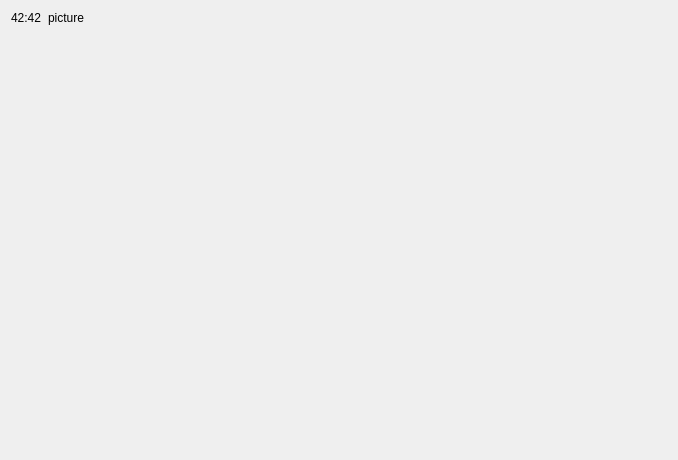
<?xml version="1.0" encoding="UTF-8"?>
<ui version="4.0">
 <class>MainWindow</class>
 <widget class="QMainWindow" name="MainWindow">
  <property name="geometry">
   <rect>
    <x>0</x>
    <y>0</y>
    <width>678</width>
    <height>460</height>
   </rect>
  </property>
  <property name="windowTitle">
   <string>MainWindow</string>
  </property>
  <widget class="QWidget" name="centralWidget">
   <layout class="QHBoxLayout" name="horizontalLayout">
    <item>
     <layout class="QVBoxLayout" name="verticalLayout">
      <item>
       <layout class="QGridLayout" name="gridLayoutTime">
        <item row="0" column="0">
         <widget class="QLabel" name="labelTime">
          <property name="text">
           <string>42:42</string>
          </property>
         </widget>
        </item>
       </layout>
      </item>
      <item>
       <layout class="QGridLayout" name="gridLayoutWeather"/>
      </item>
      <item>
       <spacer name="verticalSpacer_2">
        <property name="orientation">
         <enum>Qt::Vertical</enum>
        </property>
        <property name="sizeHint" stdset="0">
         <size>
          <width>20</width>
          <height>40</height>
         </size>
        </property>
       </spacer>
      </item>
      <item>
       <layout class="QGridLayout" name="gridLayoutNews"/>
      </item>
      <item>
       <spacer name="verticalSpacer">
        <property name="orientation">
         <enum>Qt::Vertical</enum>
        </property>
        <property name="sizeHint" stdset="0">
         <size>
          <width>20</width>
          <height>40</height>
         </size>
        </property>
       </spacer>
      </item>
     </layout>
    </item>
    <item>
     <layout class="QVBoxLayout" name="verticalLayoutPictures">
      <item>
       <widget class="QLabel" name="labelPicture">
        <property name="text">
         <string>picture</string>
        </property>
       </widget>
      </item>
      <item>
       <spacer name="verticalSpacer_3">
        <property name="orientation">
         <enum>Qt::Vertical</enum>
        </property>
        <property name="sizeHint" stdset="0">
         <size>
          <width>20</width>
          <height>40</height>
         </size>
        </property>
       </spacer>
      </item>
     </layout>
    </item>
    <item>
     <layout class="QVBoxLayout" name="verticalLayout_2">
      <item>
       <spacer name="verticalSpacer_4">
        <property name="orientation">
         <enum>Qt::Vertical</enum>
        </property>
        <property name="sizeHint" stdset="0">
         <size>
          <width>20</width>
          <height>40</height>
         </size>
        </property>
       </spacer>
      </item>
     </layout>
    </item>
    <item>
     <spacer name="horizontalSpacer">
      <property name="orientation">
       <enum>Qt::Horizontal</enum>
      </property>
      <property name="sizeHint" stdset="0">
       <size>
        <width>40</width>
        <height>20</height>
       </size>
      </property>
     </spacer>
    </item>
   </layout>
  </widget>
 </widget>
 <layoutdefault spacing="6" margin="11"/>
 <resources/>
 <connections/>
</ui>
